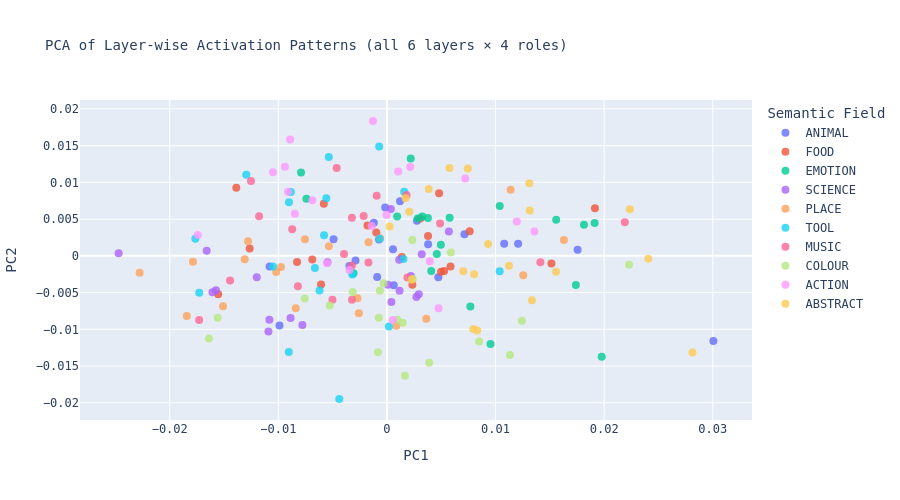

The cell this chart's notebook holds for it:
### Markdown cell above
### 3.2 — Probe B: PCA of activation matrix coloured by semantic field

### Code cell
pca_act = PCA(n_components=2, random_state=42).fit_transform(act_matrix)

fig2 = px.scatter(
    x=pca_act[:, 0], y=pca_act[:, 1],
    color=labels,
    hover_name=words,
    title="PCA of Layer-wise Activation Patterns (all 6 layers × 4 roles)",
    labels={"x": "PC1", "y": "PC2", "color": "Semantic Field"},
    opacity=0.8,
)
fig2.update_traces(marker_size=8)
fig2.update_layout(height=500, font_family="monospace", title_font_size=14)
fig2.write_image(OUTPUT_DIR / "fig_02_activation_pca.png", scale=2)
fig2.show()
print("Saved fig_02_activation_pca.png")

### Figure 1 — Plotly figure (JSON) as saved in the notebook; plotly's stock layout.template omitted (floating-point values rounded to 4 significant figures)
{"data": [{"hovertemplate": "<b>%{hovertext}</b><br><br>Semantic Field=ANIMAL<br>PC1=%{x}<br>PC2=%{y}<extra></extra>", "hovertext": ["cat", "dog", "bird", "fish", "horse", "lion", "tiger", "wolf", "bear", "deer", "fox", "rabbit", "snake", "owl", "eagle", "shark", "whale", "frog", "mouse", "goat"], "legendgroup": "ANIMAL", "marker": {"color": "#636efa", "opacity": 0.8, "size": 8, "symbol": "circle"}, "mode": "markers", "name": "ANIMAL", "orientation": "v", "showlegend": true, "type": "scatter", "x": [0.01755, 0.03006, 0.0108, 0.0005588, -0.003455, -0.001205, 0.004727, -0.009891, -0.002893, -0.0108, -0.0007297, -0.0001594, 0.007139, 0.001204, 0.00379, -0.0008989, 0.000624, 0.002764, -0.004914, 0.01208], "xaxis": "x", "y": [0.0008127, -0.01159, 0.001644, 0.0009012, -0.001382, 0.00451, -0.002907, -0.009471, -0.0006199, -0.001442, 0.002217, 0.006595, 0.002923, 0.007432, 0.001575, -0.002874, -0.003988, 0.004782, 0.002247, 0.001651], "yaxis": "y"}, {"hovertemplate": "<b>%{hovertext}</b><br><br>Semantic Field=FOOD<br>PC1=%{x}<br>PC2=%{y}<extra></extra>", "hovertext": ["bread", "rice", "soup", "cake", "pizza", "pasta", "salad", "sushi", "cheese", "butter", "cream", "jam", "honey", "chocolate", "coffee", "tea", "wine", "beer", "milk", "sugar"], "legendgroup": "FOOD", "marker": {"color": "#EF553B", "opacity": 0.8, "size": 8, "symbol": "circle"}, "mode": "markers", "name": "FOOD", "orientation": "v", "showlegend": true, "type": "scatter", "x": [0.004976, -0.008276, -0.005813, 0.01915, -0.001793, 0.00762, 0.003071, -0.01554, 0.01514, 0.003785, 0.004801, -0.01387, 0.005271, 0.002341, -0.01264, -0.006874, -0.006065, 0.001374, 0.005856, -0.000985], "xaxis": "x", "y": [-0.002157, -0.0008275, 0.007105, 0.006483, 0.004133, 0.003362, 0.00507, -0.005232, -0.001031, 0.002686, 0.008522, 0.009279, -0.002065, -0.003932, 0.0009912, -0.000514, -0.003903, -0.0001415, -0.001463, 0.003166], "yaxis": "y"}, {"hovertemplate": "<b>%{hovertext}</b><br><br>Semantic Field=EMOTION<br>PC1=%{x}<br>PC2=%{y}<extra></extra>", "hovertext": ["joy", "grief", "anger", "fear", "love", "hate", "pride", "shame", "envy", "guilt", "hope", "doubt", "trust", "rage", "calm", "pain", "bliss", "awe", "dread", "wonder"], "legendgroup": "EMOTION", "marker": {"color": "#00cc96", "opacity": 0.8, "size": 8, "symbol": "circle"}, "mode": "markers", "name": "EMOTION", "orientation": "v", "showlegend": true, "type": "scatter", "x": [0.003773, 0.002186, 0.01038, 0.004594, 0.0009408, 0.01814, 0.00408, 0.005773, -0.007418, 0.00768, 0.0174, 0.01977, 0.003254, 0.002837, 0.004965, 0.01558, -0.003071, 0.009532, -0.007909, 0.01912], "xaxis": "x", "y": [0.005152, 0.01325, 0.006799, 0.0002459, 0.005342, 0.004229, -0.002047, 0.005184, 0.007783, -0.006891, -0.003956, -0.01374, 0.005358, 0.005076, 0.001495, 0.004919, -0.002364, -0.012, 0.01135, 0.004463], "yaxis": "y"}, {"hovertemplate": "<b>%{hovertext}</b><br><br>Semantic Field=SCIENCE<br>PC1=%{x}<br>PC2=%{y}<extra></extra>", "hovertext": ["atom", "electron", "proton", "neutron", "photon", "quark", "force", "energy", "mass", "gravity", "entropy", "plasma", "laser", "magnet", "circuit", "gene", "cell", "virus", "enzyme", "protein"], "legendgroup": "SCIENCE", "marker": {"color": "#ab63fa", "opacity": 0.8, "size": 8, "symbol": "circle"}, "mode": "markers", "name": "SCIENCE", "orientation": "v", "showlegend": true, "type": "scatter", "x": [0.002711, -0.01606, 0.002208, -0.007783, -0.01082, -0.008873, 0.0003596, 8.991e-05, 0.001162, 0.001131, -0.01199, -0.01575, -0.005473, 0.002931, 0.005701, 0.0004109, -0.01091, 0.003202, -0.02471, -0.0166], "xaxis": "x", "y": [-0.005608, -0.004969, -0.002738, -0.009428, -0.008701, -0.008461, 0.006369, -0.003929, -0.004737, -0.0005244, -0.002914, -0.004689, -0.0008643, -0.005233, 0.00332, -0.00628, -0.01029, 0.0002284, 0.0003647, 0.0006942], "yaxis": "y"}, {"hovertemplate": "<b>%{hovertext}</b><br><br>Semantic Field=PLACE<br>PC1=%{x}<br>PC2=%{y}<extra></extra>", "hovertext": ["city", "town", "village", "mountain", "river", "ocean", "desert", "forest", "island", "valley", "coast", "glacier", "canyon", "plain", "jungle", "marsh", "cave", "cliff", "delta", "reef"], "legendgroup": "PLACE", "marker": {"color": "#FFA15A", "opacity": 0.8, "size": 8, "symbol": "circle"}, "mode": "markers", "name": "PLACE", "orientation": "v", "showlegend": true, "type": "scatter", "x": [0.01255, 0.0163, -0.001691, -0.0102, -0.01786, -0.002586, 0.0008655, -0.01279, -0.000637, -0.01509, 0.003622, -0.01843, -0.02277, 0.01139, -0.009762, -0.007547, -0.005352, -0.0131, -0.002719, -0.008396], "xaxis": "x", "y": [-0.002653, 0.002168, 0.001853, -0.002202, -0.0008193, -0.007804, -0.009531, 0.001999, 0.002389, -0.006864, -0.008574, -0.008205, -0.00231, 0.008982, -0.00153, 0.002248, 0.001297, -0.0004603, -0.005767, -0.007123], "yaxis": "y"}, {"hovertemplate": "<b>%{hovertext}</b><br><br>Semantic Field=TOOL<br>PC1=%{x}<br>PC2=%{y}<extra></extra>", "hovertext": ["hammer", "saw", "drill", "wrench", "screw", "nail", "bolt", "knife", "chisel", "plier", "lathe", "wheel", "pulley", "lever", "axle", "gear", "spring", "hinge", "clamp", "hook"], "legendgroup": "TOOL", "marker": {"color": "#19d3f3", "opacity": 0.8, "size": 8, "symbol": "circle"}, "mode": "markers", "name": "TOOL", "orientation": "v", "showlegend": true, "type": "scatter", "x": [-0.005352, -0.008845, -0.006631, -0.01049, 0.01038, -0.005583, -0.009022, 0.00159, -0.00439, 0.0001826, -0.009034, -0.005788, -0.01728, -0.01295, -0.006203, -0.003189, 0.00152, -0.01764, -0.0006641, -0.0007124], "xaxis": "x", "y": [0.01345, 0.008691, -0.001649, -0.001465, -0.002093, 0.007828, 0.007299, 0.008729, -0.01949, -0.009616, -0.01307, 0.002799, -0.005025, 0.01102, -0.004717, -0.00255, -0.0004322, 0.002309, 0.002316, 0.01489], "yaxis": "y"}, {"hovertemplate": "<b>%{hovertext}</b><br><br>Semantic Field=MUSIC<br>PC1=%{x}<br>PC2=%{y}<extra></extra>", "hovertext": ["piano", "violin", "guitar", "drum", "flute", "cello", "horn", "bass", "trumpet", "harp", "rhythm", "melody", "chord", "tempo", "beat", "scale", "note", "tune", "jazz", "blues"], "legendgroup": "MUSIC", "marker": {"color": "#FF6692", "opacity": 0.8, "size": 8, "symbol": "circle"}, "mode": "markers", "name": "MUSIC", "orientation": "v", "showlegend": true, "type": "scatter", "x": [-0.003953, -0.01444, -0.003221, -0.002144, -0.01177, -0.01729, -0.0009447, -0.001702, -0.01252, -0.004626, -0.008202, 0.01412, -0.003228, 0.001884, 0.0219, -0.008722, 0.001805, 0.004891, -0.003228, -0.005021], "xaxis": "x", "y": [0.0002415, -0.003352, -0.005974, 0.005407, 0.005374, -0.008745, 0.008173, -0.0009132, 0.0102, 0.01195, -0.004124, -0.0008726, -0.001329, -0.002943, 0.004584, 0.003615, 0.008273, 0.004393, 0.005184, -0.005986], "yaxis": "y"}, {"hovertemplate": "<b>%{hovertext}</b><br><br>Semantic Field=COLOUR<br>PC1=%{x}<br>PC2=%{y}<extra></extra>", "hovertext": ["red", "blue", "green", "yellow", "purple", "orange", "pink", "brown", "black", "white", "grey", "cyan", "magenta", "gold", "silver", "beige", "teal", "indigo", "violet", "crimson"], "legendgroup": "COLOUR", "marker": {"color": "#B6E880", "opacity": 0.8, "size": 8, "symbol": "circle"}, "mode": "markers", "name": "COLOUR", "orientation": "v", "showlegend": true, "type": "scatter", "x": [-0.0006482, 0.01132, -0.0008303, -0.0003168, 0.003885, 0.00239, 0.001457, 0.0009556, 0.008481, 0.01242, 0.001655, 0.005886, -0.005264, 0.02229, 0.002338, -0.01559, -0.0007484, -0.003154, -0.00757, -0.01639], "xaxis": "x", "y": [-0.004758, -0.01349, -0.01311, -0.003748, -0.01457, -0.003138, -0.009112, -0.008687, -0.01167, -0.008833, -0.01632, 0.0004375, -0.006751, -0.001225, 0.002139, -0.008437, -0.00843, -0.004916, -0.005806, -0.01124], "yaxis": "y"}, {"hovertemplate": "<b>%{hovertext}</b><br><br>Semantic Field=ACTION<br>PC1=%{x}<br>PC2=%{y}<extra></extra>", "hovertext": ["run", "jump", "swim", "climb", "fly", "fall", "push", "pull", "throw", "catch", "bend", "twist", "spin", "slide", "crawl", "kick", "punch", "lift", "carry", "drag"], "legendgroup": "ACTION", "marker": {"color": "#FF97FF", "opacity": 0.8, "size": 8, "symbol": "circle"}, "mode": "markers", "name": "ACTION", "orientation": "v", "showlegend": true, "type": "scatter", "x": [0.002138, -0.01049, -0.00346, -0.01741, -0.001407, 0.004753, 0.01196, 0.01358, 0.001033, -4.172e-05, -0.00911, 0.007216, 0.0005424, -0.008476, -0.005507, -0.009392, -0.00129, -0.006873, -0.008913, 0.003948], "xaxis": "x", "y": [0.01208, 0.01139, -0.001936, 0.002843, 0.004059, -0.007141, 0.004684, 0.0033, 0.01149, 0.005549, 0.008737, 0.01051, -0.008735, 0.005717, -0.0009996, 0.01212, 0.01835, 0.00755, 0.01585, -0.0007442], "yaxis": "y"}, {"hovertemplate": "<b>%{hovertext}</b><br><br>Semantic Field=ABSTRACT<br>PC1=%{x}<br>PC2=%{y}<extra></extra>", "hovertext": ["truth", "justice", "freedom", "power", "chaos", "order", "logic", "beauty", "virtue", "evil", "space", "time", "mind", "soul", "faith", "memory", "dream", "language", "number", "void"], "legendgroup": "ABSTRACT", "marker": {"color": "#FECB52", "opacity": 0.8, "size": 8, "symbol": "circle"}, "mode": "markers", "name": "ABSTRACT", "orientation": "v", "showlegend": true, "type": "scatter", "x": [0.00831, 0.01315, 0.002056, 0.009311, 0.005761, 0.02406, 0.01335, 0.01556, 0.001708, 0.007445, 0.008027, 0.02237, 0.00794, 0.0002455, 0.003847, 0.002259, 0.02812, 0.007028, 0.01124, 0.01311], "xaxis": "x", "y": [-0.01016, 0.006185, 0.006012, 0.001607, 0.01194, -0.0004104, -0.006048, -0.002168, 0.007854, 0.01187, -0.002498, 0.006357, -0.009951, 0.003988, 0.009112, -0.003254, -0.01316, -0.002091, -0.001365, 0.009877], "yaxis": "y"}], "layout": {"font": {"family": "monospace"}, "height": 500, "legend": {"title": {"text": "Semantic Field"}, "tracegroupgap": 0}, "title": {"font": {"size": 14}, "text": "PCA of Layer-wise Activation Patterns (all 6 layers × 4 roles)"}, "xaxis": {"anchor": "y", "domain": [0, 1], "title": {"text": "PC1"}}, "yaxis": {"anchor": "x", "domain": [0, 1], "title": {"text": "PC2"}}}}
